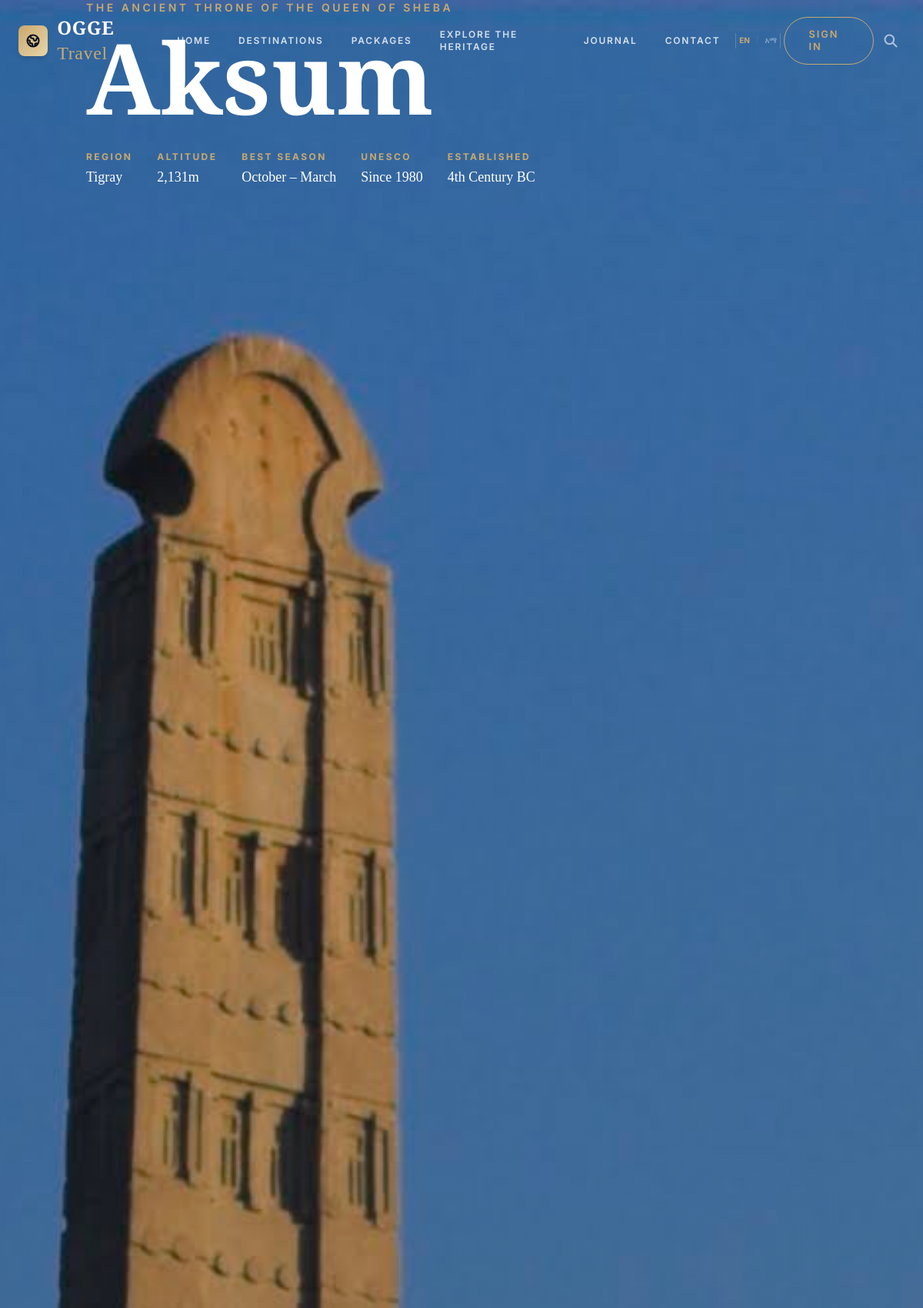
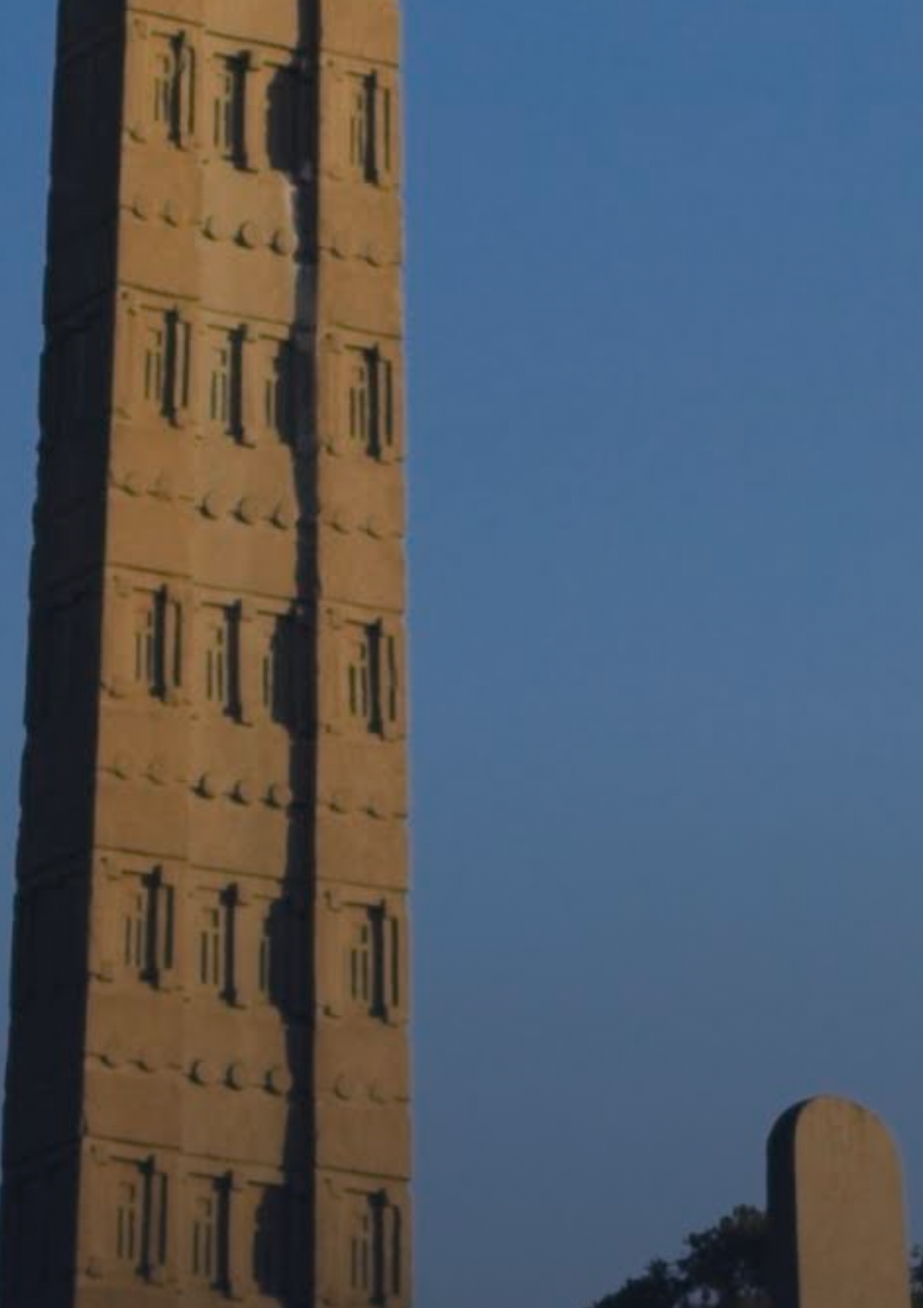
Page /pages/destination-detail.php?id=6 (upper part) on the committed database (2 pictures, top to bottom).
### tables this page shows
CREATE TABLE `destinations` (
  `id` int(11) NOT NULL,
  `name` varchar(255) NOT NULL,
  `description` text NOT NULL,
  `image_url` varchar(255) NOT NULL,
  `created_at` timestamp NOT NULL DEFAULT current_timestamp()
);

### pages/destination-detail.php (the view, shortened to what this page needs)
<?php
include("../includes/db-connect.php");
include("../includes/heritage-data.php");
$id = $_GET['id'] ?? null;
$stmt = $db->prepare("SELECT * FROM destinations WHERE id = ?");
$stmt->bind_param("i", $id);
$stmt->execute();
$destination = $stmt->get_result()->fetch_assoc();
$h = $heritage[$destination['name']] ?? null;
?>
<!DOCTYPE html>
<html lang="en">
<head>
    <script src="https://cdn.tailwindcss.com"></script>
    <link rel="stylesheet" href="../assets/css/style.css">
    <link rel="stylesheet" href="../assets/css/luxury.css">
    <link rel="stylesheet" href="https://unpkg.com/leaflet@1.9.4/dist/leaflet.css" />
</head>
<body class="bg-[#faf8f5] min-h-screen" style="font-family:'Inter',sans-serif;">
    <?php include('../includes/header.php'); ?>
    <section class="relative h-[80vh] w-full overflow-hidden">
        <img src="<?= htmlspecialchars($destination['image_url']) ?>" alt="<?= htmlspecialchars($destination['name']) ?>" class="absolute inset-0 w-full h-full object-cover animate-ken-burns" loading="eager">
        <div class="absolute inset-0 bg-gradient-to-t from-[#0a0f1e] via-[#0a0f1e]/40 to-[#0a0f1e]/20"></div>
        <div class="absolute bottom-0 left-0 w-full pb-20 relative z-10">
            <div class="container mx-auto px-6 max-w-5xl">
                <?php if ($h): ?>
                    <p class="text-[#c9a96e] text-sm font-semibold uppercase tracking-[0.25em] mb-4" style="font-family:'Inter',sans-serif;"><?= htmlspecialchars($h['tagline']) ?></p>
                <?php endif; ?>
                <h1 class="text-4xl sm:text-6xl md:text-9xl text-white leading-tight md:leading-none" style="font-family:'Playfair Display',serif; font-weight:800;"><?= htmlspecialchars($destination['name']) ?></h1>
                <?php if ($h && !empty($h['facts'])): ?>
                <div class="flex flex-wrap gap-8 mt-8">
                    <?php foreach($h['facts'] as $key => $val): ?>
                        <div>
                            <p class="text-[#c9a96e] text-xs font-bold uppercase tracking-[0.2em]"><?= ucfirst(str_replace('_', ' ', $key)) ?></p>
                            <p class="text-white text-lg font-medium mt-1" style="font-family:'Playfair Display',serif;"><?= htmlspecialchars($val) ?></p>
                        </div>
                    <?php endforeach; ?>
                </div>
                <?php endif; ?>
            </div>
        </div>
    </section>
</body>
</html>

### assets/css/style.css (style rules this page uses)
html, :host { line-height: 1.5; -webkit-text-size-adjust: 100%; -moz-tab-size: 4; -o-tab-size: 4; tab-size: 4; font-family: ui-sans-serif, system-ui, sans-serif, "Apple Color Emoji", "Segoe UI Emoji", "Segoe UI Symbol", "Noto Color Emoji"; font-feature-settings: normal; font-variation-settings: normal; -webkit-tap-highlight-color: transparent; }
body { margin: 0; line-height: inherit; }
h1, h2, h3, h4, h5, h6 { font-size: inherit; font-weight: inherit; }
blockquote, dl, dd, h1, h2, h3, h4, h5, h6, hr, figure, p, pre { margin: 0; }
img, svg, video, canvas, audio, iframe, embed, object { display: block; vertical-align: middle; }
img, video { max-width: 100%; height: auto; }
.container { width: 100%; }
@media (min-width: 640px) { .container { max-width: 640px; } }
@media (min-width: 768px) { .container { max-width: 768px; } }
@media (min-width: 1024px) { .container { max-width: 1024px; } }
.absolute { position: absolute; }
.relative { position: relative; }
.inset-0 { inset: 0px; }
.bottom-0 { bottom: 0px; }
.left-0 { left: 0px; }
.mx-auto { margin-left: auto; margin-right: auto; }
.mb-4 { margin-bottom: 1rem; }
.mt-8 { margin-top: 2rem; }
.flex { display: flex; }
.h-full { height: 100%; }
.min-h-screen { min-height: 100vh; }
.w-full { width: 100%; }
.flex-wrap { flex-wrap: wrap; }
.gap-8 { gap: 2rem; }
.overflow-hidden { overflow: hidden; }
.bg-gradient-to-t { background-image: linear-gradient(to top, var(--tw-gradient-stops)); }
.object-cover { -o-object-fit: cover; object-fit: cover; }
.px-6 { padding-left: 1.5rem; padding-right: 1.5rem; }
.text-4xl { font-size: 2.25rem; line-height: 2.5rem; }
.text-lg { font-size: 1.125rem; line-height: 1.75rem; }
.text-sm { font-size: 0.875rem; line-height: 1.25rem; }
.text-xs { font-size: 0.75rem; line-height: 1rem; }
.font-bold { font-weight: 700; }
.font-medium { font-weight: 500; }
.font-semibold { font-weight: 600; }
.uppercase { text-transform: uppercase; }
.text-white { --tw-text-opacity: 1; color: rgb(255 255 255 / var(--tw-text-opacity, 1)); }

### assets/css/luxury.css (style rules this page uses)
:root { --navy-950: #0a0f1e; --navy-900: #0f172a; --navy-800: #1a2340; --navy-700: #253356; --champagne: #c9a96e; --champagne-light: #e8d5a8; --champagne-glow: rgba(201, 169, 110, 0.15); --ivory: #faf8f5; --pearl: #f1ede6; --charcoal: #1e293b; --stone: #64748b; --mist: #e2ddd5; --font-serif: 'Playfair Display', Georgia, serif; --font-sans: 'Inter', -apple-system, sans-serif; --font-accent: 'Cormorant Garamond', Georgia, serif; --section-py: clamp(3.5rem, 8vw, 8rem); }
body { font-family: var(--font-sans); color: var(--charcoal); background-color: var(--ivory); -webkit-font-smoothing: antialiased; -moz-osx-font-smoothing: grayscale; }
.animate-ken-burns { animation: kenBurns 20s ease-in-out infinite alternate; }

### rows in the picture
destinations: image_url (picture), name "THE ANCIENT THRONE OF THE QUEEN OF SHEBA", name "Aksum", name "Tigray", name "2,131m", name "October – March", name "Since 1980", name "4th Century BC"

### other values in the picture
__t('home') "HOME"
__t('destinations') "DESTINATIONS"
__t('packages') "PACKAGES"
__t('explore') "EXPLORE THE HERITAGE"
__t('journal') "JOURNAL"
__t('contact') "CONTACT"
str_replace('_', ' ', $key) "REGION"
str_replace('_', ' ', $key) "ALTITUDE"
str_replace('_', ' ', $key) "BEST SEASON"
str_replace('_', ' ', $key) "UNESCO"
str_replace('_', ' ', $key) "ESTABLISHED"
